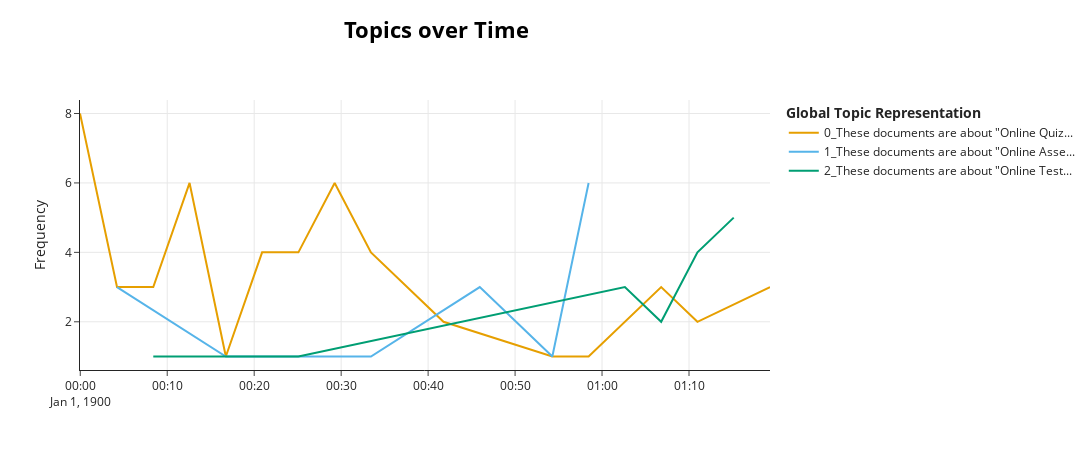

This figure's notebook cell:
### Markdown cell above
# Looking into a way to plot some of the charts myself a bit more easily.

### Code cell
import pandas as pd
from typing import List, Union
import plotly.graph_objects as go
from sklearn.preprocessing import normalize


def visualize_topics_over_time(
    topic_model,
    topics_over_time: pd.DataFrame,
    top_n_topics: int = None,
    topics: List[int] = None,
    normalize_frequency: bool = False,
    custom_labels: Union[bool, str] = False,
    title: str = "<b>Topics over Time</b>",
    width: int = 1250,
    height: int = 450,
) -> go.Figure:
    """Visualize topics over time

    Arguments:
        topic_model: A fitted BERTopic instance.
        topics_over_time: The topics you would like to be visualized with the
                          corresponding topic representation
        top_n_topics: To visualize the most frequent topics instead of all
        topics: Select which topics you would like to be visualized
        normalize_frequency: Whether to normalize each topic's frequency individually
        custom_labels: If bool, whether to use custom topic labels that were defined using
                       `topic_model.set_topic_labels`.
                       If `str`, it uses labels from other aspects, e.g., "Aspect1".
        title: Title of the plot.
        width: The width of the figure.
        height: The height of the figure.

    Returns:
        A plotly.graph_objects.Figure including all traces

    Examples:

    To visualize the topics over time, simply run:

    ```python
    topics_over_time = topic_model.topics_over_time(docs, timestamps)
    topic_model.visualize_topics_over_time(topics_over_time)
    ```

    Or if you want to save the resulting figure:

    ```python
    fig = topic_model.visualize_topics_over_time(topics_over_time)
    fig.write_html("path/to/file.html")
    ```
    <iframe src="../../getting_started/visualization/trump.html"
    style="width:1000px; height: 680px; border: 0px;""></iframe>
    """
    colors = [
        "#E69F00",
        "#56B4E9",
        "#009E73",
        "#F0E442",
        "#D55E00",
        "#0072B2",
        "#CC79A7",
    ]

    # Select topics based on top_n and topics args
    freq_df = topic_model.get_topic_freq()
    freq_df = freq_df.loc[freq_df.Topic != -1, :]
    if topics is not None:
        selected_topics = list(topics)
    elif top_n_topics is not None:
        selected_topics = sorted(freq_df.Topic.to_list()[:top_n_topics])
    else:
        selected_topics = sorted(freq_df.Topic.to_list())

    # Prepare data
    if isinstance(custom_labels, str):
        topic_names = [
            [[str(topic), None]] + topic_model.topic_aspects_[custom_labels][topic]
            for topic in topics
        ]
        topic_names = [
            "_".join([label[0] for label in labels[:4]]) for labels in topic_names
        ]
        topic_names = [
            label if len(label) < 30 else label[:27] + "..." for label in topic_names
        ]
        topic_names = {
            key: topic_names[index]
            for index, key in enumerate(topic_model.topic_labels_.keys())
        }
    elif topic_model.custom_labels_ is not None and custom_labels:
        topic_names = {
            key: topic_model.custom_labels_[key + topic_model._outliers]
            for key, _ in topic_model.topic_labels_.items()
        }
    else:
        topic_names = {
            key: value[:40] + "..." if len(value) > 40 else value
            for key, value in topic_model.topic_labels_.items()
        }
    topics_over_time["Name"] = topics_over_time.Topic.map(topic_names)
    data = topics_over_time.loc[
        topics_over_time.Topic.isin(selected_topics), :
    ].sort_values(["Topic", "Timestamp"])

    # Add traces
    fig = go.Figure()
    for index, topic in enumerate(data.Topic.unique()):
        trace_data = data.loc[data.Topic == topic, :]
        topic_name = trace_data.Name.values[0]
        words = trace_data.Words.values
        if normalize_frequency:
            y = normalize(trace_data.Frequency.values.reshape(1, -1))[0]
        else:
            y = trace_data.Frequency
        fig.add_trace(
            go.Scatter(
                x=trace_data.Timestamp,
                y=y,
                mode="lines",
                marker_color=colors[index % 7],
                hoverinfo="text",
                name=topic_name,
                hovertext=[f"<b>Topic {topic}</b><br>Words: {word}" for word in words],
            )
        )

    # Styling of the visualization
    fig.update_xaxes(showgrid=True)
    fig.update_yaxes(showgrid=True)
    fig.update_layout(
        yaxis_title="Normalized Frequency" if normalize_frequency else "Frequency",
        title={
            "text": f"{title}",
            "y": 0.95,
            "x": 0.40,
            "xanchor": "center",
            "yanchor": "top",
            "font": dict(size=22, color="Black"),
        },
        template="simple_white",
        width=width,
        height=height,
        hoverlabel=dict(bgcolor="white", font_size=16, font_family="Rockwell"),
        legend=dict(
            title="<b>Global Topic Representation",
        ),
    )
    return fig


visualize_topics_over_time(topic_model, topics_over_time)

### Figure 1 — Plotly figure (JSON) as saved in the notebook; plotly's stock layout.template omitted (floating-point values rounded to 4 significant figures)
{"data": [{"hoverinfo": "text", "hovertext": ["<b>Topic 0</b><br>Words: These documents are about \"Online Quiz Creation and Migration Updates.\", , , , ", "<b>Topic 0</b><br>Words: These documents are about online quiz functionality and management., , , , ", "<b>Topic 0</b><br>Words: These documents are about \"Educational Assessment Tools.\", , , , ", "<b>Topic 0</b><br>Words: These documents are about \"Educational Technology Training.\", , , , ", "<b>Topic 0</b><br>Words: Educational Quiz Templates, , , , ", "<b>Topic 0</b><br>Words: These documents are about \"Canvas Quiz Formats Comparison.\", , , , ", "<b>Topic 0</b><br>Words: These documents are about \"Online Quiz Tools and Updates.\", , , , ", "<b>Topic 0</b><br>Words: The documents are about creating a quiz with different question types and options. A single label would be \"Quiz Creation Tutorial.\", , , , ", "<b>Topic 0</b><br>Words: These documents are about creating and managing quizzes in an educational platform or software., , , , ", "<b>Topic 0</b><br>Words: These documents are about \"Online Quiz Creation.\", , , , ", "<b>Topic 0</b><br>Words: These documents appear to be about creating and editing a quiz or test, likely in an educational or e-learning setting. A single label for this context could be \"Quiz Configuration Instructions.\", , , , ", "<b>Topic 0</b><br>Words: Based on the context provided, it is unclear what specific documents you are referring to. It appears to be instructions or guidelines on how to formulate a question, possibly for a game or educational activity, but without more specific information, I cannot accurately label the documents. If you can provide more details or clarify what documents you're referencing, I might be able to assist you better., , , , ", "<b>Topic 0</b><br>Words: These documents appear to be about an \"Online Quiz Creation\" tutorial or class session., , , , ", "<b>Topic 0</b><br>Words: These documents appear to be about educational quiz settings or quiz report features. A single label could be \"Quiz Management Tools.\", , , , ", "<b>Topic 0</b><br>Words: These documents are about \"Quiz Analysis\" in an educational context., , , , ", "<b>Topic 0</b><br>Words: These documents are about Canvas LMS training resources., , , , "], "marker": {"color": "#E69F00"}, "mode": "lines", "name": "0_These documents are about \"Online Quiz...", "type": "scatter", "x": ["1899-12-31T23:59:58.134021", "1900-01-01T00:04:13.438950", "1900-01-01T00:08:23.737900", "1900-01-01T00:12:34.036850", "1900-01-01T00:16:44.335800", "1900-01-01T00:20:54.634750", "1900-01-01T00:25:04.933700", "1900-01-01T00:29:15.232650", "1900-01-01T00:33:25.531600", "1900-01-01T00:37:35.830550", "1900-01-01T00:41:46.129500", "1900-01-01T00:54:17.026350", "1900-01-01T00:58:27.325300", "1900-01-01T01:06:47.923200", "1900-01-01T01:10:58.222150", "1900-01-01T01:19:18.820050"], "y": [8, 3, 3, 6, 1, 4, 4, 6, 4, 3, 2, 1, 1, 3, 2, 3]}, {"hoverinfo": "text", "hovertext": ["<b>Topic 1</b><br>Words: These documents are about educational assessment question types., , , , ", "<b>Topic 1</b><br>Words: These documents appear to be about creating or discussing a \"quiz,\" specifically focusing on a feature called \"hotspot.\" A suitable single label for the content described might be \"Quiz Creation Tutorial.\", , , , ", "<b>Topic 1</b><br>Words: Based on the context provided, these documents appear to be about a tutorial or guide for a digital platform or software with editing and previewing capabilities. The single label for these documents could be \"Software Editing Tutorial.\", , , , ", "<b>Topic 1</b><br>Words: The context provided suggests the documents are related to a tutorial or guide on how to use a software interface, specifically focusing on question layout and answer formatting options. A single label for these documents could be \"Software Interface Tutorial.\", , , , ", "<b>Topic 1</b><br>Words: The documents appear to be related to creating or setting up an educational assessment or assignment, likely within an online learning platform or educational software. A single label for these documents could be \"Educational Assessment Setup.\", , , , ", "<b>Topic 1</b><br>Words: It's not possible to provide a single label for the documents based on the given context, as there is insufficient information about the content or purpose of the documents mentioned., , , , ", "<b>Topic 1</b><br>Words: These documents are about creating accessible educational content with different question types., , , , "], "marker": {"color": "#56B4E9"}, "mode": "lines", "name": "1_These documents are about \"Online Asse...", "type": "scatter", "x": ["1900-01-01T00:04:13.438950", "1900-01-01T00:16:44.335800", "1900-01-01T00:33:25.531600", "1900-01-01T00:45:56.428450", "1900-01-01T00:50:06.727400", "1900-01-01T00:54:17.026350", "1900-01-01T00:58:27.325300"], "y": [3, 1, 1, 3, 2, 1, 6]}, {"hoverinfo": "text", "hovertext": ["<b>Topic 2</b><br>Words: The documents appear to be discussing features of a digital quiz or testing platform. A suitable single label could be \"Online Assessment Tools.\", , , , ", "<b>Topic 2</b><br>Words: These documents appear to be about \"educational moderation features,\" particularly regarding accommodations for students with special needs., , , , ", "<b>Topic 2</b><br>Words: Based on the context provided, these documents appear to be related to \"educational assignment management\" or \"online learning platforms.\" Please provide additional context if you need a more specific label., , , , ", "<b>Topic 2</b><br>Words: These documents appear to be discussing the setup of an online quiz or test with security measures such as access codes, time limits, and IP filtering. A single label for these documents could be \"Online Exam Security Settings.\", , , , ", "<b>Topic 2</b><br>Words: These documents are about Quiz Attempt Settings., , , , ", "<b>Topic 2</b><br>Words: These documents are about \"Educational Accommodations.\", , , , ", "<b>Topic 2</b><br>Words: These documents are about providing test accommodations in an educational setting., , , , "], "marker": {"color": "#009E73"}, "mode": "lines", "name": "2_These documents are about \"Online Test...", "type": "scatter", "x": ["1900-01-01T00:08:23.737900", "1900-01-01T00:12:34.036850", "1900-01-01T00:25:04.933700", "1900-01-01T01:02:37.624250", "1900-01-01T01:06:47.923200", "1900-01-01T01:10:58.222150", "1900-01-01T01:15:08.521100"], "y": [1, 1, 1, 3, 2, 4, 5]}], "layout": {"height": 450, "hoverlabel": {"bgcolor": "white", "font": {"family": "Rockwell", "size": 16}}, "legend": {"title": {"text": "<b>Global Topic Representation"}}, "title": {"font": {"color": "Black", "size": 22}, "text": "<b>Topics over Time</b>", "x": 0.4, "xanchor": "center", "y": 0.95, "yanchor": "top"}, "width": 1250, "xaxis": {"showgrid": true}, "yaxis": {"showgrid": true, "title": {"text": "Frequency"}}}}
